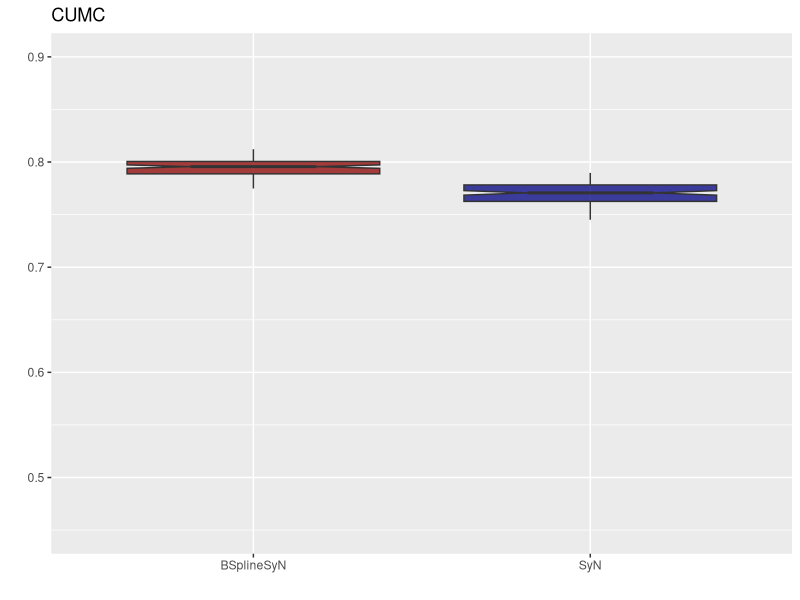
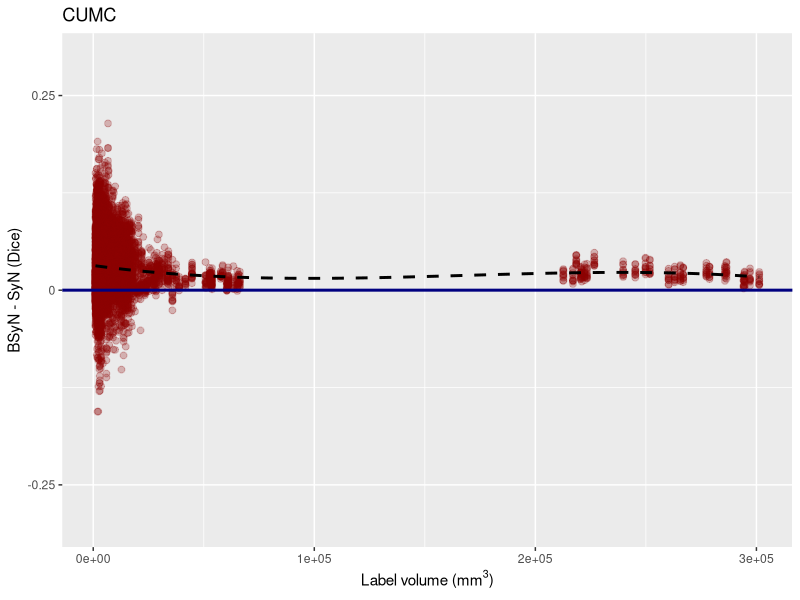
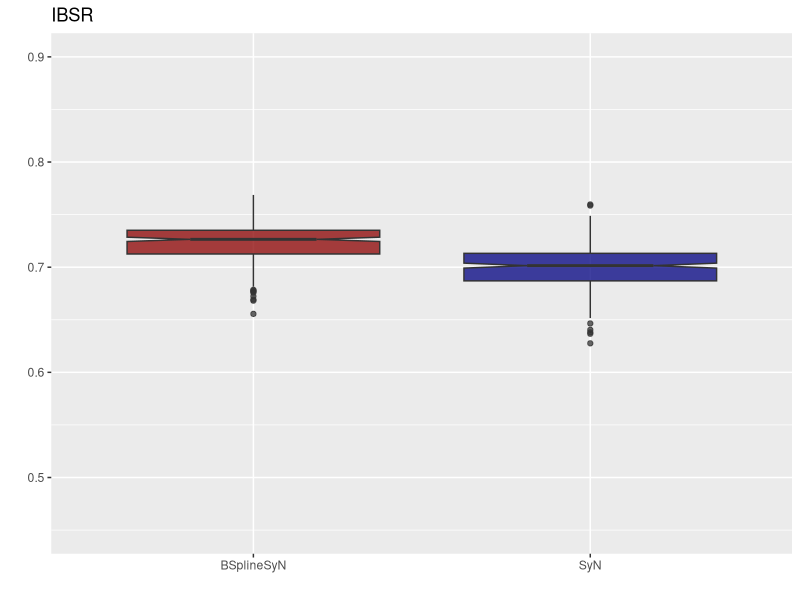
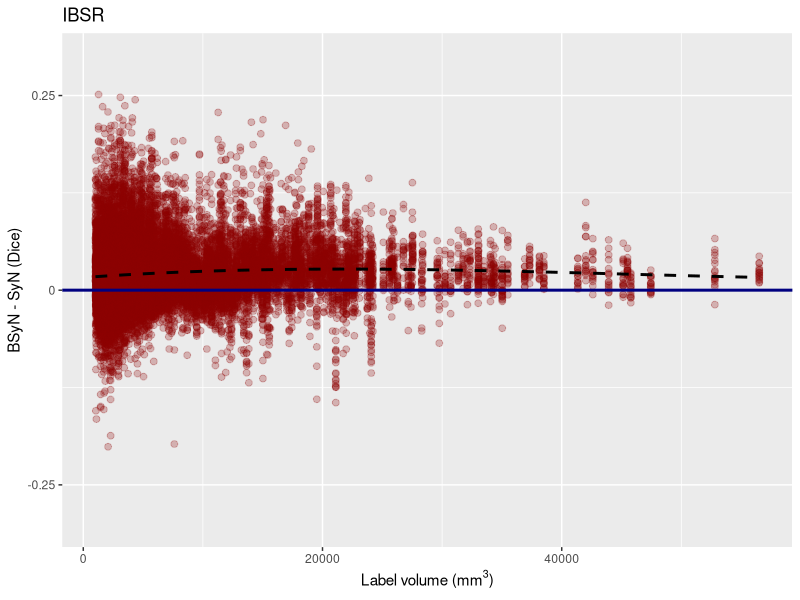
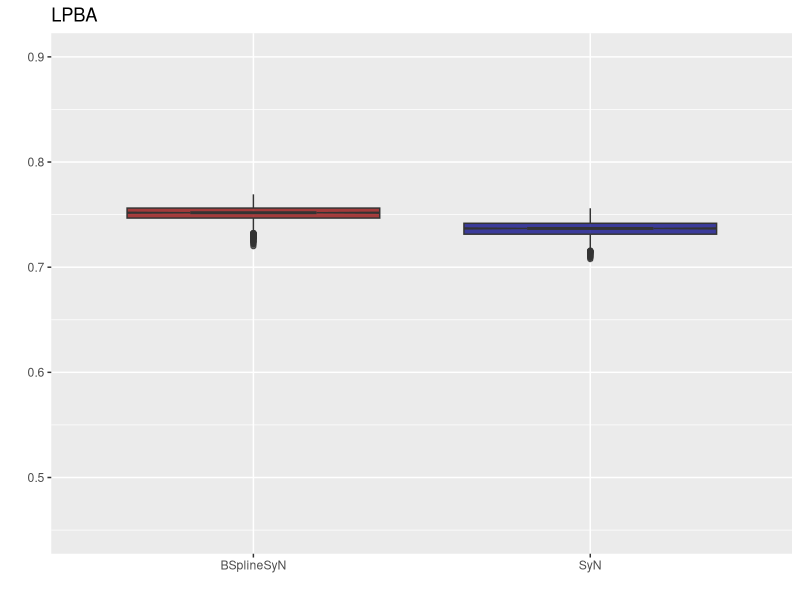
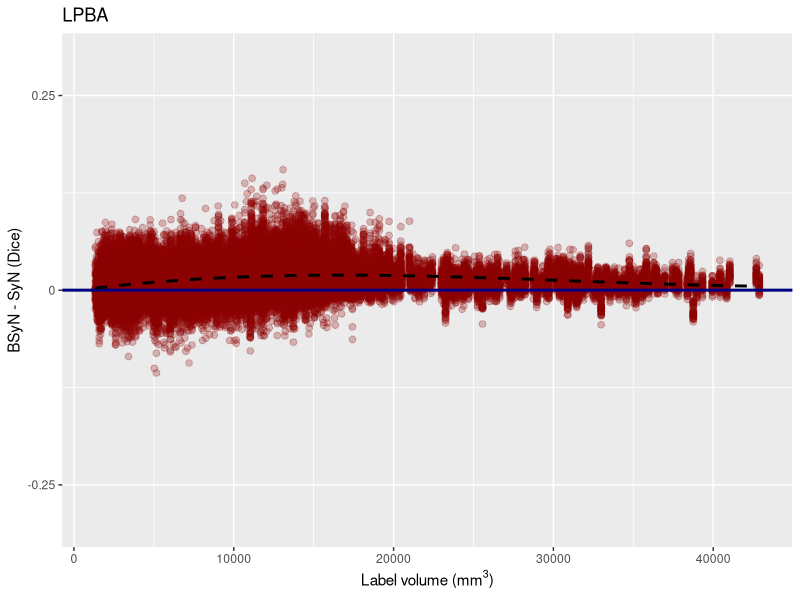
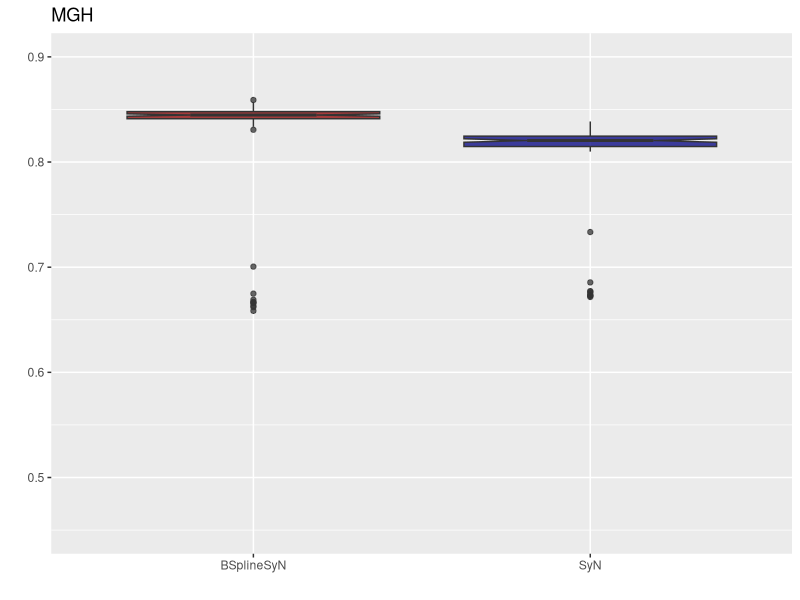
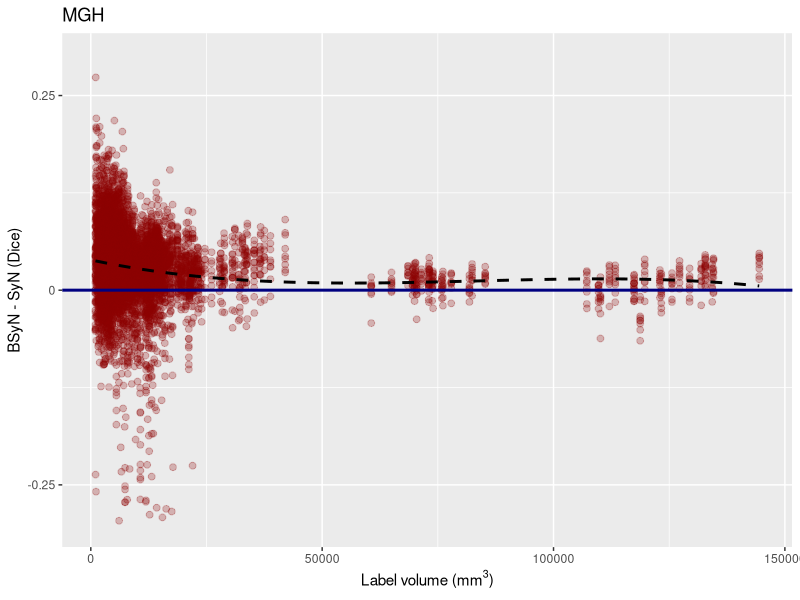

R code for these plots, in order:
library( ggplot2 )
library( reshape )

stats <- list()
volumes <- list()

cohortNames <- c( 'CUMC', 'IBSR', 'LPBA', 'MGH', 'MAL' )

stats[[1]] <- read.csv( "./overlapMeasuresCUMCTemplateMALF.csv" )
volumes[[1]] <- read.csv( "./labelVolumesCUMCTemplateMALF.csv" )
stats[[2]] <- read.csv( "./overlapMeasuresIBSRTemplateMALF.csv" )
volumes[[2]] <- read.csv( "./labelVolumesIBSRTemplateMALF.csv" )
stats[[3]] <- read.csv( "./overlapMeasuresLPBATemplateMALF.csv" )
volumes[[3]] <- read.csv( "./labelVolumesLPBATemplateMALF.csv" )
stats[[4]] <- read.csv( "./overlapMeasuresMGHTemplateMALF.csv" )
volumes[[4]] <- read.csv( "./labelVolumesMGHTemplateMALF.csv" )
stats[[5]] <- read.csv( "./overlapMeasuresMALTemplateMALF.csv" )
volumes[[5]] <- read.csv( "./labelVolumesMALTemplateMALF.csv" )

# stats[[1]] <- read.csv( "./overlapMeasuresCUMCTemplate.csv" )
# volumes[[1]] <- read.csv( "./labelVolumesCUMCTemplate.csv" )
# stats[[2]] <- read.csv( "./overlapMeasuresIBSRTemplate.csv" )
# volumes[[2]] <- read.csv( "./labelVolumesIBSRTemplate.csv" )
# stats[[3]] <- read.csv( "./overlapMeasuresLPBATemplate.csv" )
# volumes[[3]] <- read.csv( "./labelVolumesLPBATemplate.csv" )
# stats[[4]] <- read.csv( "./overlapMeasuresMGHTemplate.csv" )
# volumes[[4]] <- read.csv( "./labelVolumesMGHTemplate.csv" )
# stats[[5]] <- read.csv( "./overlapMeasuresMALTemplate.csv" )
# volumes[[5]] <- read.csv( "./labelVolumesMALTemplate.csv" )

#
# Render box plots (syn vs. bsyn) for each of the 5 cohorts
#

for( i in 1:length( cohortNames ) )
  {
  diceSyN <- stats[[i]]$AllLabels[stats[[i]]$Regularization == 'syn']
  diceBSplineSyN <- stats[[i]]$AllLabels[stats[[i]]$Regularization == 'bsyn']

  plotLabels <- c( rep.int( "SyN", length( diceSyN ) ), rep.int( "BSplineSyN", length( diceBSplineSyN ) ) )

  plotData <- data.frame( Type = plotLabels, Dice = c( diceSyN, diceBSplineSyN ) )

  myPlot <- ggplot( plotData,  aes( x = factor( Type ), y = Dice ) ) +
            geom_boxplot( aes( fill = Type ), alpha = 0.75, notch = TRUE ) +
  										scale_fill_manual( name = "", values = c( "darkred", "navyblue" ), labels = c( "BSplineSyN", "SyN" ) ) +
												scale_y_continuous( "", breaks = seq( 0.5, 0.9, by = 0.1 ), labels = seq( 0.5, 0.9, by = 0.1 ), limits = c( 0.45, 0.9 ) ) +
            ggtitle( cohortNames[i] ) +
            scale_x_discrete( "" ) +
  								theme( legend.position = "none" )

#   ggsave( filename = paste0( "synComparison", cohortNames[i], ".pdf" ), plot = myPlot, width = 4, height = 5, units = 'in' )
  ggsave( filename = paste0( "synComparison", cohortNames[i], "MALF.pdf" ), plot = myPlot, width = 4, height = 5, units = 'in' )

  ##############

  synDifference <- melt( stats[[i]][stats[[i]]$Regularization == 'bsyn',4:ncol(stats[[i]])] -
                         stats[[i]][stats[[i]]$Regularization == 'syn',4:ncol(stats[[i]])] )
  labelVolumes <- melt( volumes[[i]][,2:ncol( volumes[[i]] )] )

  synDifference <- synDifference[labelVolumes$value > 1000,]
  labelVolumes <- labelVolumes[labelVolumes$value > 1000,]

  plot2Data <- data.frame( Volumes = labelVolumes$value, Difference = synDifference$value );



  myPlot2 <- ggplot( plot2Data, aes( x = Volumes, y = Difference ) ) +
															geom_point( colour = "darkred", size = 2, alpha = 0.25 ) +
															geom_hline( yintercept = 0, colour="navyblue", linetype = "solid", size = 1 ) +
															geom_smooth( method = lm, formula = y ~ poly( x, 3 ), se = FALSE, fullrange = TRUE, colour = "black", size = 1, linetype = "dashed" ) +  # 															geom_text(aes(x = 1000, y = -0.3, label = lm_eqn(lm(Difference ~ Volumes^2, plot2Data))), parse = TRUE) +
															scale_x_continuous( expression( paste( "Label volume (mm"^"3", ")" ) ) ) +
															scale_y_continuous( "BSyN - SyN (Dice)", breaks = seq( -0.25, 0.25, by = 0.25 ), labels = seq( -0.25, 0.25, by = 0.25 ), limits = c( -0.3, 0.3 ) ) +
               ggtitle( cohortNames[i] ) +
															theme( legend.position = "none" )

#   ggsave( filename = paste0( "versus", cohortNames[i], ".pdf" ), plot = myPlot2, width = 6, height = 5, units = 'in' )
  ggsave( filename = paste0( "versus", cohortNames[i], "MALF.pdf" ), plot = myPlot2, width = 6, height = 5, units = 'in' )
  }
